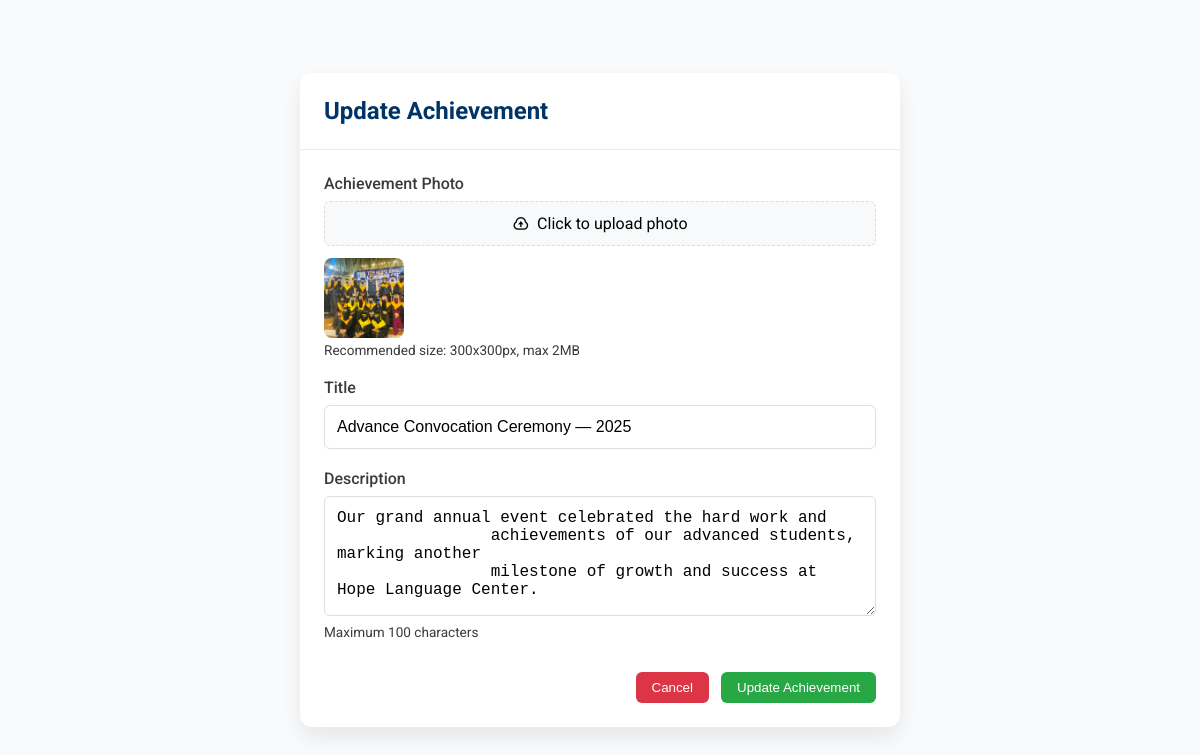
The app's page /admin/updateAchievement.php?id=4 (signed in) with its own data.
### tables this page shows
CREATE TABLE `achievements` (
  `id` int(11) NOT NULL,
  `title` varchar(250) NOT NULL,
  `description` text NOT NULL,
  `image_url` varchar(255) DEFAULT NULL,
  `created_at` timestamp NOT NULL DEFAULT current_timestamp()
);

### admin/updateAchievement.php (the view, shortened to what this page needs)
<!DOCTYPE html>
<html lang="en">
<head>
    <link
        href="https://cdn.jsdelivr.net/npm/remixicon@4.5.0/fonts/remixicon.css"
        rel="stylesheet" />
    <link rel="stylesheet" href="../assets/css/updateForms.css" />
</head>
<body>
    <div class="update-page">
        <div class="modal-content">
            <div class="modal-header">
                <h2 id="updateModalTitle">Update Achievement</h2>
            </div>
            <?php
            include 'config.php';
            $id = $_GET['id'];
            $sql = "SELECT * FROM achievements WHERE id = {$id}";
            $result = mysqli_query($connect, $sql);
            if (mysqli_num_rows($result) > 0) {
                while ($row = mysqli_fetch_assoc($result)) {
            ?>
                    <form id="updateTeacherForm" action="<?php $_SERVER['PHP_SELF'] ?>" method="post" enctype="multipart/form-data">
                        <div class="modal-body">
                            <div class="form-group">
                                <label class="form-label">Achievement Photo</label>
                                <div class="file-input-container">
                                    <div class="file-input-label">
                                        <i class="ri-upload-cloud-line"></i>
                                        <span>Click to upload photo</span>
                                    </div>
                                </div>
                                <div class="file-preview" id="updatePhotoPreview">
                                    <?php if (!empty($row['image_url'])) { ?>
                                        <img src="<?php echo $row['image_url']; ?>" alt="Achievement Photo" />
                                    <?php } ?>
                                </div>
                                <div class="form-help">Recommended size: 300x300px, max 2MB</div>
                            </div>
                            <div class="form-group">
                                <label class="form-label">Title</label>
                                <input type="text" id="" class="form-control" name="title" required value="<?php echo $row['title'] ?>" />
                            </div>
                            <div class="form-group">
                                <label class="form-label">Description</label>
                                <textarea id="" class="form-control" name="description" rows="4"><?php echo $row['description'] ?></textarea>
                                <div class="form-help">Maximum 100 characters</div>
                            </div>
                        </div>
                        <div class="modal-footer">
                            <button type="button"
                                class="btn btn-danger"
                                id="updateCancelBtn">Cancel</button>
                            <button type="submit" class="btn btn-success" id="updateSaveBtn">Update Achievement</button>
                        </div>
                    </form>
            <?php
                }
            }
            ?>
        </div>
    </div>
</body>
</html>

### assets/css/updateForms.css (style rules this page uses)
:root { --text-color-d: #3b3b3b; --txt-color-l: #ffff; --txt-hover-color: #0860b8; --txt-color2: #003366; --btn-color: linear-gradient(135deg, #4e9eff, #267ae7); --btn-hover-color: linear-gradient(135deg, #5ca7ff, #3c85e0); --bg-color-l: #E0E0E0; --bg-color-d: #F8FAFB; --box-shadow: 0 10px 20px rgba(0, 0, 0, 0.08); --roboto: "Roboto", sans-serif; --satisfy-font: "Satisfy", cursive; }
* { padding: 0; margin: 0; box-sizing: border-box; }
body { min-height: 100vh; width: 100%; display: flex; font-family: var(--roboto); background: var(--bg-color-d); overflow-x: hidden; }
.update-page { width: 100%; display: flex; align-items: center; justify-content: center; }
.update-page .modal-content { background: white; border-radius: 12px; width: 100%; max-width: 600px; max-height: 90vh; overflow-y: auto; box-shadow: var(--box-shadow); }
.update-page .modal-header { padding: 1.5rem; border-bottom: 1px solid #e9ecef; display: flex; justify-content: space-between; align-items: center; }
.update-page .modal-header h2 { font-size: 1.5rem; color: var(--txt-color2); }
.update-page .modal-body { padding: 1.5rem 1.5rem 0; }
.update-page .modal-footer { padding: 0.8rem 1.5rem 1.5rem; display: flex; justify-content: flex-end; gap: 0.75rem; }
.update-page .btn { padding: 0.5rem 1rem; color: white; border: none; border-radius: 6px; cursor: pointer; font-weight: 500; display: inline-flex; align-items: center; gap: 0.5rem; transition: background-color 0.2s; text-decoration: none; }
.update-page .btn-success { background-color: #28a745; }
.update-page .btn-danger { background-color: #dc3545; }
.update-page .form-group { margin-bottom: 1.25rem; }
.update-page .form-label { display: block; margin-bottom: 0.5rem; font-weight: 500; color: var(--text-color-d); }
.update-page .form-control { width: 100%; padding: 0.75rem; border: 1px solid #ddd; border-radius: 6px; font-size: 1rem; transition: border-color 0.2s; }
.update-page textarea.form-control { min-height: 120px; resize: vertical; }
.update-page .form-help { font-size: 0.85rem; color: var(--text-color-d); margin-top: 0.25rem; }
.update-page .file-input-container { position: relative; overflow: hidden; display: inline-block; width: 100%; }
.update-page .file-input-label { display: flex; align-items: center; justify-content: center; gap: 0.5rem; padding: 0.75rem; background-color: #f8f9fa; border: 1px dashed #ddd; border-radius: 6px; cursor: pointer; text-align: center; transition: all 0.2s; }
.update-page .file-preview { width: 80px; height: 80px; border-radius: 8px; overflow: hidden; margin-top: 0.5rem; }
.update-page .file-preview img { width: 100%; height: 100%; object-fit: cover; }

### records on screen
achievements: image_url (picture), title "Advance Convocation Ceremony — 2025", description "Our grand annual event celebrated the hard work and achievements of our advanced students, marking another milestone of growth and success at Hope Language Center."
